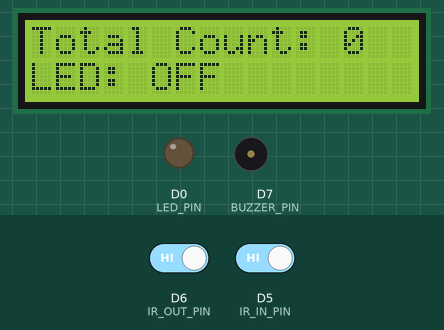
Simulated run of this sketch. Board: ESP8266 (NodeMCU). Shown: 16×2 character LCD, output pins drawn as LEDs (lit = HIGH), buzzer (waves = sounding, pin HIGH). The inputs (shaded band) are chosen by the test bench; at power-on: D5 (IR_IN_PIN) HIGH, D6 (IR_OUT_PIN) HIGH.

Above: at 2.8 s.
2.9 s: D5 (IR_IN_PIN) driven LOW
At 3.17 s:
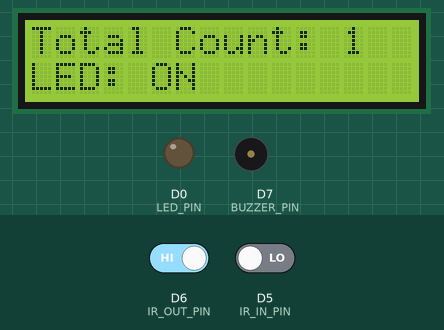
At 4.2 s:
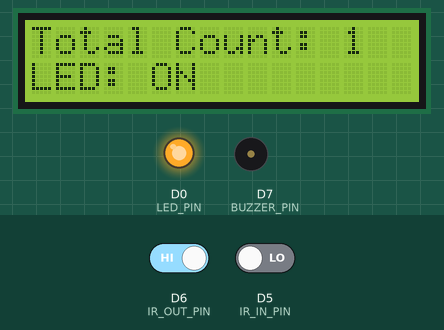
4.8 s: D6 (IR_OUT_PIN) driven LOW
At 5.07 s:
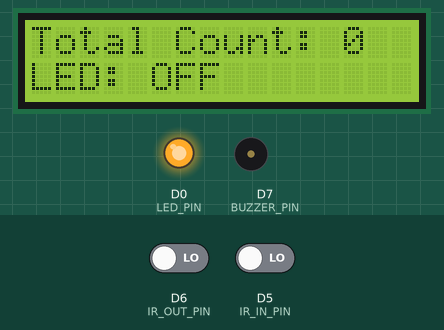
Timing chart, 0 to 7.8 s (numbered marks = the images above; inputs shaded):
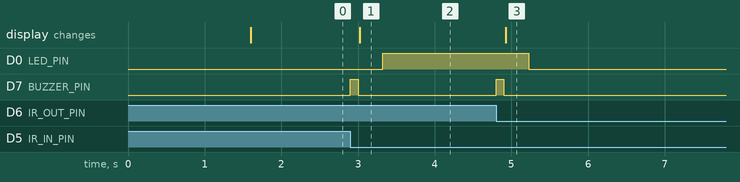

Measured:
- after the input at 2.9 s, D0 (LED_PIN): LOW → HIGH after 0.42 s; D7 (BUZZER_PIN): LOW → HIGH at once, → LOW 0.10 s later; the display: changes after 0.12 s (image 1)
- after the input at 4.8 s, D0 (LED_PIN): HIGH → LOW after 0.43 s; D7 (BUZZER_PIN): LOW → HIGH at once, → LOW 0.10 s later; the display: changes after 0.13 s (image 3)

The sketch:

123_copy_20261124212454.ino
```cpp
#include <Wire.h>
#include <LiquidCrystal_I2C.h>

// Set the LCD address to 0x27 for a 16x2 display (try 0x3F if text doesn't appear)
LiquidCrystal_I2C lcd(0x27, 16, 2);

// Pin definitions matching your connections
const int IR_IN_PIN  = D5; // IR Sensor 1 (Entry)
const int IR_OUT_PIN = D6; // IR Sensor 2 (Exit)
const int LED_PIN    = D0; // LED (connected via resistor)
const int BUZZER_PIN = D7; // Buzzer

int count = 0;
const int MAX_LIMIT = 90; // Adjust maximum capacity as needed

bool lastInState = HIGH;
bool lastOutState = HIGH;

void setup() {
  Serial.begin(115200);

  pinMode(IR_IN_PIN, INPUT);
  pinMode(IR_OUT_PIN, INPUT);
  pinMode(LED_PIN, OUTPUT);
  pinMode(BUZZER_PIN, OUTPUT);

  digitalWrite(LED_PIN, LOW);
  digitalWrite(BUZZER_PIN, LOW);

  // Initialize I2C on D2 (SDA) and D1 (SCL)
  Wire.begin(D2, D1);
  lcd.begin();
  lcd.backlight();

  lcd.setCursor(0, 0);
  lcd.print("System Ready");
  delay(1500);
  updateDisplay();
}

void loop() {
  bool currentInState = digitalRead(IR_IN_PIN);
  bool currentOutState = digitalRead(IR_OUT_PIN);

  // IR Sensor 1 triggered (standard IR modules output LOW when detecting an object)
  if (lastInState == HIGH && currentInState == LOW) {
    count++;
    beepBuzzer(100);
    updateDisplay();
    delay(300); // Debounce delay
  }

  // IR Sensor 2 triggered
  if (lastOutState == HIGH && currentOutState == LOW) {
    if (count > 0) {
      count--;
      beepBuzzer(100);
      updateDisplay();
    }
    delay(300); // Debounce delay
  }

  lastInState = currentInState;
  lastOutState = currentOutState;

  // LED stays ON while count is greater than 0
  if (count > 0) {
    digitalWrite(LED_PIN, HIGH);
  } else {
    digitalWrite(LED_PIN, LOW);
  }

  // Continuous alert if limit is reached
  if (count >= MAX_LIMIT) {
    beepBuzzer(300);
    delay(300);
  }
}

void beepBuzzer(int duration) {
  digitalWrite(BUZZER_PIN, HIGH);
  delay(duration);
  digitalWrite(BUZZER_PIN, LOW);
}

void updateDisplay() {
  lcd.clear();
  lcd.setCursor(0, 0);
  lcd.print("Total Count: ");
  lcd.print(count);

  lcd.setCursor(0, 1);
  if (count >= MAX_LIMIT) {
    lcd.print("Status: FULL!");
  } else if (count > 0) {
    lcd.print("LED: ON");
  } else {
    lcd.print("LED: OFF");
  }
}
```
